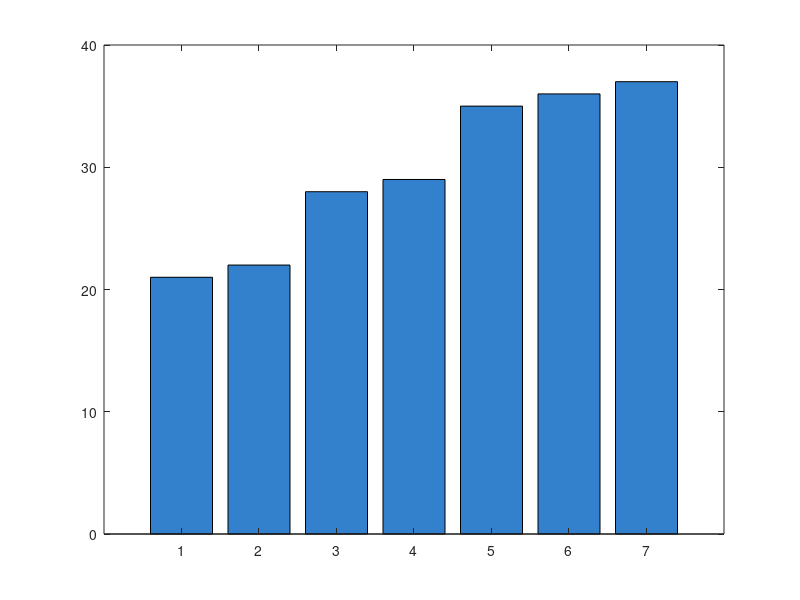

Write the MATLAB code that produced this figure. (Note: this script raises an error after producing the figure.)
% UTS Matematika Sains Data — Semester Genap 2025/2026
% Soal 1 — Eksplorasi Awal dan Profil Data Transaksi
% Nama: Nazla Aliza Pasya | NIM: 2510514002
% Parameter: N=2, a=0, b=2, K=3, theta0=10, alpha=0.003
% =====================================================
clc; clear; close all;
N=2; a=0; b=2; K=3;
i = 1:7;
D = 20 + (K.*i) + mod(a.*i,7) - mod(b.*i,5);
fprintf('Data D: '); disp(D);
mu=mean(D); med=median(D); mo=mode(D);
r=range(D); sigma=std(D,1);
fprintf('Mean=%.4f Median=%.4f Modus=%d\n',mu,med,mo);
fprintf('Range=%.4f StdDev=%.4f\n',r,sigma);
figure; bar(i,D,'FaceColor',[0.2 0.5 0.8]);
hold on; yline(mu,'r--','LineWidth',2);
xlabel('Nomor Toko'); ylabel('Penjualan (Juta Rp)');
title('Penjualan Per Toko — NIM 2510514002');
saveas(gcf,'fig_s1_barchart.png');
